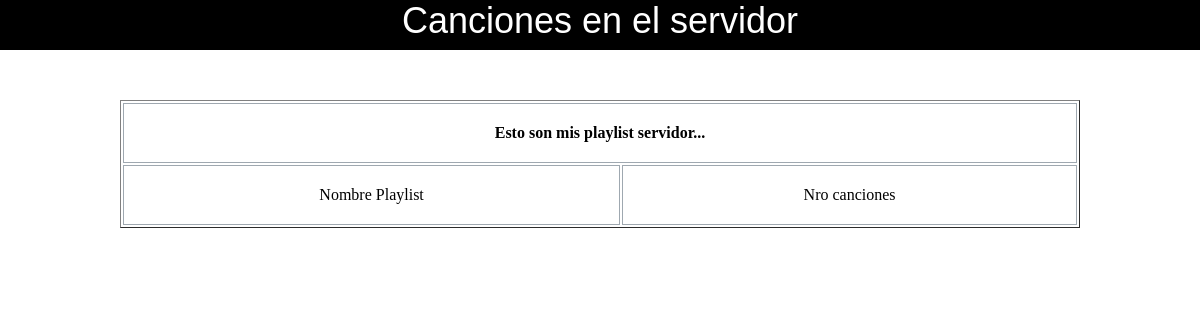
Before: /myplaylist.php with the older database file.
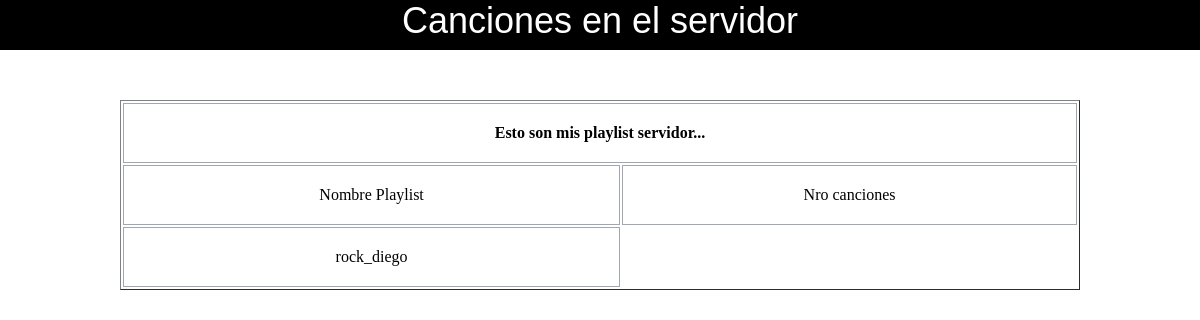
After: the same page with the newer database file.
### tables this page shows
CREATE TABLE IF NOT EXISTS `playlist` (
  `pls_id` bigint(20) unsigned NOT NULL AUTO_INCREMENT,
  `playlist_name` varchar(50) NOT NULL,
  PRIMARY KEY (`pls_id`),
  UNIQUE KEY `user_id` (`pls_id`)
);

### myplaylist.php (the view, shortened to what this page needs)
<?php
	include ("lib/php/CONECTAR_DB.php");
?>
<!DOCTYPE html>
<html xmlns="http://www.w3.org/1999/xhtml">
<head>
<link rel="stylesheet" href="lib/css/style.css" type="text/css" />
</head>
<body>
<div id="header">
<label>Canciones en el servidor</label>
</div>
<div id="body">
	<table width="80%" border="1">
    <tr>
    <th colspan="4">Esto son mis playlist servidor...<label></label></th>
    </tr>
    <tr>
    <td>Nombre Playlist</td>
    <td>Nro canciones</td>
    </tr>
    <?php
	$sql="SELECT playlist_name FROM playlist where pls_id=4 ";
	$result_set=mysqli_query($connect, $sql);
	while($row=mysqli_fetch_array($result_set))
	{
		?>
        <tr>
        <td><?php echo $row['playlist_name'] ?></td>
           </tr>
        <?php
	}
	?>
    </table>
</div>
</body>
</html>

Changed rows visible on the page:
added playlist: playlist_name "rock_diego"
